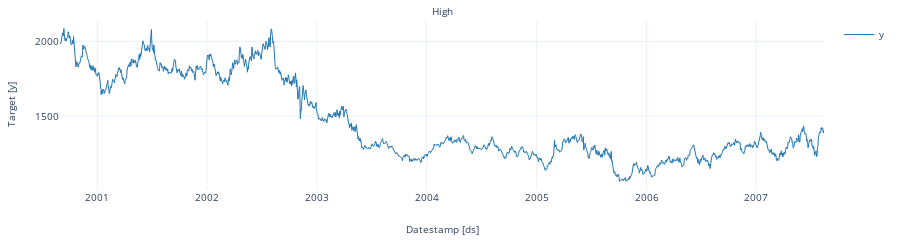
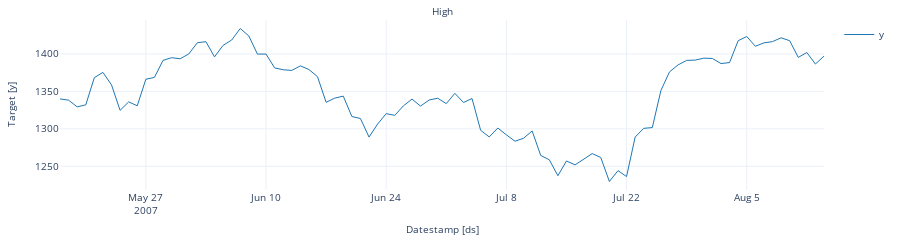
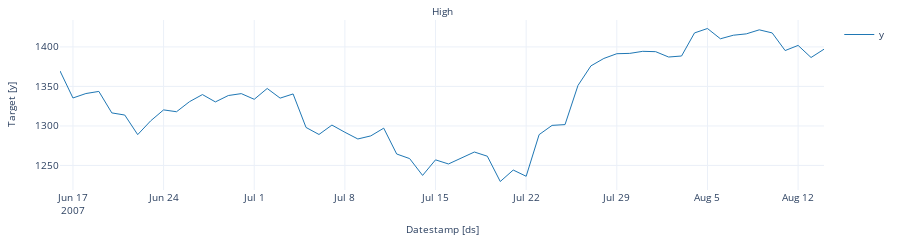
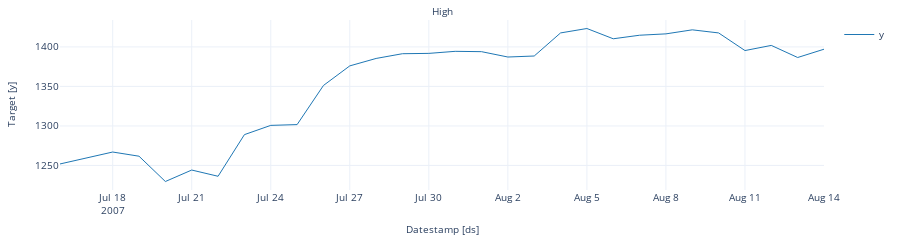

These figures' notebook cell, in order:
### Code cell
from statsforecast import StatsForecast
StatsForecast.plot(High)
StatsForecast.plot(High.tail(90))
StatsForecast.plot(High.tail(60))
StatsForecast.plot(High.tail(30))

### Figure 1 — Plotly figure (JSON) as saved in the notebook; plotly's stock layout.template omitted (floating-point values rounded to 4 significant figures; data arrays with more than 128 entries replaced by an {"elided": "..."} marker saying what was removed)
{"data": [{"legendgroup": "y", "line": {"color": "#1f77b4", "width": 1}, "mode": "lines", "name": "y", "showlegend": true, "type": "scatter", "x": {"elided": "2541 str values"}, "xaxis": "x", "y": {"elided": "2541 float values"}, "yaxis": "y"}], "layout": {"annotations": [{"font": {"size": 10}, "showarrow": false, "text": "High", "x": 0.5, "xanchor": "center", "xref": "paper", "y": 1, "yanchor": "bottom", "yref": "paper"}, {"font": {"size": 10}, "showarrow": false, "text": "Datestamp [ds]", "x": 0.5, "xanchor": "center", "xref": "paper", "y": 0, "yanchor": "top", "yref": "paper", "yshift": -30}, {"font": {"size": 10}, "showarrow": false, "text": "Target [y]", "textangle": -90, "x": 0, "xanchor": "right", "xref": "paper", "xshift": -40, "y": 0.5, "yanchor": "middle", "yref": "paper"}], "autosize": true, "font": {"size": 10}, "height": 150, "margin": {"b": 50, "l": 60, "r": 10, "t": 20}, "xaxis": {"anchor": "y", "domain": [0, 1], "showticklabels": true, "visible": true}, "yaxis": {"anchor": "x", "domain": [0, 1]}}}

### Figure 2 — Plotly figure (JSON) as saved in the notebook; plotly's stock layout.template omitted (floating-point values rounded to 4 significant figures)
{"data": [{"legendgroup": "y", "line": {"color": "#1f77b4", "width": 1}, "mode": "lines", "name": "y", "showlegend": true, "type": "scatter", "x": ["2007-05-17T00:00:00", "2007-05-18T00:00:00", "2007-05-19T00:00:00", "2007-05-20T00:00:00", "2007-05-21T00:00:00", "2007-05-22T00:00:00", "2007-05-23T00:00:00", "2007-05-24T00:00:00", "2007-05-25T00:00:00", "2007-05-26T00:00:00", "2007-05-27T00:00:00", "2007-05-28T00:00:00", "2007-05-29T00:00:00", "2007-05-30T00:00:00", "2007-05-31T00:00:00", "2007-06-01T00:00:00", "2007-06-02T00:00:00", "2007-06-03T00:00:00", "2007-06-04T00:00:00", "2007-06-05T00:00:00", "2007-06-06T00:00:00", "2007-06-07T00:00:00", "2007-06-08T00:00:00", "2007-06-09T00:00:00", "2007-06-10T00:00:00", "2007-06-11T00:00:00", "2007-06-12T00:00:00", "2007-06-13T00:00:00", "2007-06-14T00:00:00", "2007-06-15T00:00:00", "2007-06-16T00:00:00", "2007-06-17T00:00:00", "2007-06-18T00:00:00", "2007-06-19T00:00:00", "2007-06-20T00:00:00", "2007-06-21T00:00:00", "2007-06-22T00:00:00", "2007-06-23T00:00:00", "2007-06-24T00:00:00", "2007-06-25T00:00:00", "2007-06-26T00:00:00", "2007-06-27T00:00:00", "2007-06-28T00:00:00", "2007-06-29T00:00:00", "2007-06-30T00:00:00", "2007-07-01T00:00:00", "2007-07-02T00:00:00", "2007-07-03T00:00:00", "2007-07-04T00:00:00", "2007-07-05T00:00:00", "2007-07-06T00:00:00", "2007-07-07T00:00:00", "2007-07-08T00:00:00", "2007-07-09T00:00:00", "2007-07-10T00:00:00", "2007-07-11T00:00:00", "2007-07-12T00:00:00", "2007-07-13T00:00:00", "2007-07-14T00:00:00", "2007-07-15T00:00:00", "2007-07-16T00:00:00", "2007-07-17T00:00:00", "2007-07-18T00:00:00", "2007-07-19T00:00:00", "2007-07-20T00:00:00", "2007-07-21T00:00:00", "2007-07-22T00:00:00", "2007-07-23T00:00:00", "2007-07-24T00:00:00", "2007-07-25T00:00:00", "2007-07-26T00:00:00", "2007-07-27T00:00:00", "2007-07-28T00:00:00", "2007-07-29T00:00:00", "2007-07-30T00:00:00", "2007-07-31T00:00:00", "2007-08-01T00:00:00", "2007-08-02T00:00:00", "2007-08-03T00:00:00", "2007-08-04T00:00:00", "2007-08-05T00:00:00", "2007-08-06T00:00:00", "2007-08-07T00:00:00", "2007-08-08T00:00:00", "2007-08-09T00:00:00", "2007-08-10T00:00:00", "2007-08-11T00:00:00", "2007-08-12T00:00:00", "2007-08-13T00:00:00", "2007-08-14T00:00:00"], "xaxis": "x", "y": [1340, 1338.0, 1329.0, 1332, 1368.0, 1375.0, 1359.0, 1325.0, 1336, 1331.0, 1366.0, 1369.0, 1391.0, 1395, 1394.0, 1400, 1415, 1416.0, 1396.0, 1412.0, 1419.0, 1434, 1424, 1400.0, 1400.0, 1381.0, 1379.0, 1378, 1384.0, 1379.0, 1370.0, 1335.0, 1341, 1344.0, 1316.0, 1314.0, 1289, 1306.0, 1320.0, 1318, 1331.0, 1340.0, 1330.0, 1338.0, 1341.0, 1334.0, 1347.0, 1335.0, 1340.0, 1298.0, 1289.0, 1301.0, 1292, 1284.0, 1287.0, 1297.0, 1264.0, 1259.0, 1237.0, 1257.0, 1252.0, 1259.0, 1267, 1262.0, 1230.0, 1244.0, 1236.0, 1289, 1301.0, 1302.0, 1351.0, 1376, 1385.0, 1391.0, 1392.0, 1394.0, 1394, 1387.0, 1388.0, 1418.0, 1423.0, 1410.0, 1415.0, 1416.0, 1422.0, 1418.0, 1395.0, 1402.0, 1387.0, 1397.0], "yaxis": "y"}], "layout": {"annotations": [{"font": {"size": 10}, "showarrow": false, "text": "High", "x": 0.5, "xanchor": "center", "xref": "paper", "y": 1, "yanchor": "bottom", "yref": "paper"}, {"font": {"size": 10}, "showarrow": false, "text": "Datestamp [ds]", "x": 0.5, "xanchor": "center", "xref": "paper", "y": 0, "yanchor": "top", "yref": "paper", "yshift": -30}, {"font": {"size": 10}, "showarrow": false, "text": "Target [y]", "textangle": -90, "x": 0, "xanchor": "right", "xref": "paper", "xshift": -40, "y": 0.5, "yanchor": "middle", "yref": "paper"}], "autosize": true, "font": {"size": 10}, "height": 150, "margin": {"b": 50, "l": 60, "r": 10, "t": 20}, "xaxis": {"anchor": "y", "domain": [0, 1], "showticklabels": true, "visible": true}, "yaxis": {"anchor": "x", "domain": [0, 1]}}}

### Figure 3 — Plotly figure (JSON) as saved in the notebook; plotly's stock layout.template omitted (floating-point values rounded to 4 significant figures)
{"data": [{"legendgroup": "y", "line": {"color": "#1f77b4", "width": 1}, "mode": "lines", "name": "y", "showlegend": true, "type": "scatter", "x": ["2007-06-16T00:00:00", "2007-06-17T00:00:00", "2007-06-18T00:00:00", "2007-06-19T00:00:00", "2007-06-20T00:00:00", "2007-06-21T00:00:00", "2007-06-22T00:00:00", "2007-06-23T00:00:00", "2007-06-24T00:00:00", "2007-06-25T00:00:00", "2007-06-26T00:00:00", "2007-06-27T00:00:00", "2007-06-28T00:00:00", "2007-06-29T00:00:00", "2007-06-30T00:00:00", "2007-07-01T00:00:00", "2007-07-02T00:00:00", "2007-07-03T00:00:00", "2007-07-04T00:00:00", "2007-07-05T00:00:00", "2007-07-06T00:00:00", "2007-07-07T00:00:00", "2007-07-08T00:00:00", "2007-07-09T00:00:00", "2007-07-10T00:00:00", "2007-07-11T00:00:00", "2007-07-12T00:00:00", "2007-07-13T00:00:00", "2007-07-14T00:00:00", "2007-07-15T00:00:00", "2007-07-16T00:00:00", "2007-07-17T00:00:00", "2007-07-18T00:00:00", "2007-07-19T00:00:00", "2007-07-20T00:00:00", "2007-07-21T00:00:00", "2007-07-22T00:00:00", "2007-07-23T00:00:00", "2007-07-24T00:00:00", "2007-07-25T00:00:00", "2007-07-26T00:00:00", "2007-07-27T00:00:00", "2007-07-28T00:00:00", "2007-07-29T00:00:00", "2007-07-30T00:00:00", "2007-07-31T00:00:00", "2007-08-01T00:00:00", "2007-08-02T00:00:00", "2007-08-03T00:00:00", "2007-08-04T00:00:00", "2007-08-05T00:00:00", "2007-08-06T00:00:00", "2007-08-07T00:00:00", "2007-08-08T00:00:00", "2007-08-09T00:00:00", "2007-08-10T00:00:00", "2007-08-11T00:00:00", "2007-08-12T00:00:00", "2007-08-13T00:00:00", "2007-08-14T00:00:00"], "xaxis": "x", "y": [1370.0, 1335.0, 1341, 1344.0, 1316.0, 1314.0, 1289, 1306.0, 1320.0, 1318, 1331.0, 1340.0, 1330.0, 1338.0, 1341.0, 1334.0, 1347.0, 1335.0, 1340.0, 1298.0, 1289.0, 1301.0, 1292, 1284.0, 1287.0, 1297.0, 1264.0, 1259.0, 1237.0, 1257.0, 1252.0, 1259.0, 1267, 1262.0, 1230.0, 1244.0, 1236.0, 1289, 1301.0, 1302.0, 1351.0, 1376, 1385.0, 1391.0, 1392.0, 1394.0, 1394, 1387.0, 1388.0, 1418.0, 1423.0, 1410.0, 1415.0, 1416.0, 1422.0, 1418.0, 1395.0, 1402.0, 1387.0, 1397.0], "yaxis": "y"}], "layout": {"annotations": [{"font": {"size": 10}, "showarrow": false, "text": "High", "x": 0.5, "xanchor": "center", "xref": "paper", "y": 1, "yanchor": "bottom", "yref": "paper"}, {"font": {"size": 10}, "showarrow": false, "text": "Datestamp [ds]", "x": 0.5, "xanchor": "center", "xref": "paper", "y": 0, "yanchor": "top", "yref": "paper", "yshift": -30}, {"font": {"size": 10}, "showarrow": false, "text": "Target [y]", "textangle": -90, "x": 0, "xanchor": "right", "xref": "paper", "xshift": -40, "y": 0.5, "yanchor": "middle", "yref": "paper"}], "autosize": true, "font": {"size": 10}, "height": 150, "margin": {"b": 50, "l": 60, "r": 10, "t": 20}, "xaxis": {"anchor": "y", "domain": [0, 1], "showticklabels": true, "visible": true}, "yaxis": {"anchor": "x", "domain": [0, 1]}}}

### Figure 4 — Plotly figure (JSON) as saved in the notebook; plotly's stock layout.template omitted (floating-point values rounded to 4 significant figures)
{"data": [{"legendgroup": "y", "line": {"color": "#1f77b4", "width": 1}, "mode": "lines", "name": "y", "showlegend": true, "type": "scatter", "x": ["2007-07-16T00:00:00", "2007-07-17T00:00:00", "2007-07-18T00:00:00", "2007-07-19T00:00:00", "2007-07-20T00:00:00", "2007-07-21T00:00:00", "2007-07-22T00:00:00", "2007-07-23T00:00:00", "2007-07-24T00:00:00", "2007-07-25T00:00:00", "2007-07-26T00:00:00", "2007-07-27T00:00:00", "2007-07-28T00:00:00", "2007-07-29T00:00:00", "2007-07-30T00:00:00", "2007-07-31T00:00:00", "2007-08-01T00:00:00", "2007-08-02T00:00:00", "2007-08-03T00:00:00", "2007-08-04T00:00:00", "2007-08-05T00:00:00", "2007-08-06T00:00:00", "2007-08-07T00:00:00", "2007-08-08T00:00:00", "2007-08-09T00:00:00", "2007-08-10T00:00:00", "2007-08-11T00:00:00", "2007-08-12T00:00:00", "2007-08-13T00:00:00", "2007-08-14T00:00:00"], "xaxis": "x", "y": [1252.0, 1259.0, 1267, 1262.0, 1230.0, 1244.0, 1236.0, 1289, 1301.0, 1302.0, 1351.0, 1376, 1385.0, 1391.0, 1392.0, 1394.0, 1394, 1387.0, 1388.0, 1418.0, 1423.0, 1410.0, 1415.0, 1416.0, 1422.0, 1418.0, 1395.0, 1402.0, 1387.0, 1397.0], "yaxis": "y"}], "layout": {"annotations": [{"font": {"size": 10}, "showarrow": false, "text": "High", "x": 0.5, "xanchor": "center", "xref": "paper", "y": 1, "yanchor": "bottom", "yref": "paper"}, {"font": {"size": 10}, "showarrow": false, "text": "Datestamp [ds]", "x": 0.5, "xanchor": "center", "xref": "paper", "y": 0, "yanchor": "top", "yref": "paper", "yshift": -30}, {"font": {"size": 10}, "showarrow": false, "text": "Target [y]", "textangle": -90, "x": 0, "xanchor": "right", "xref": "paper", "xshift": -40, "y": 0.5, "yanchor": "middle", "yref": "paper"}], "autosize": true, "font": {"size": 10}, "height": 150, "margin": {"b": 50, "l": 60, "r": 10, "t": 20}, "xaxis": {"anchor": "y", "domain": [0, 1], "showticklabels": true, "visible": true}, "yaxis": {"anchor": "x", "domain": [0, 1]}}}
